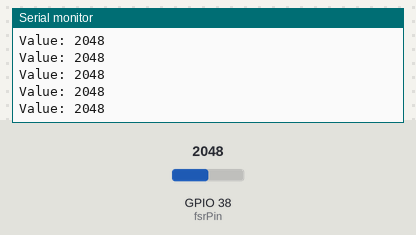
Bench run of a sketch on a simulated ESP32. Parts: the last lines printed to the serial monitor. Inputs (shaded band) come from the test bench; at power-on: GPIO 38 (fsrPin) = 2048. Nothing arrives over Bluetooth unless stated.

Above: at 1.2 s.
1.3 s: GPIO 38 (fsrPin) set to 2866
At 1.8 s:
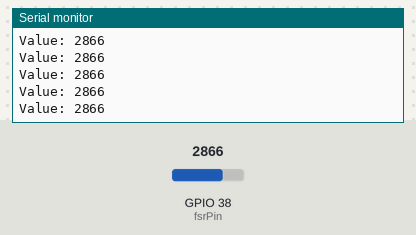
2.8 s: GPIO 38 (fsrPin) set to 3040
At 3.5 s:
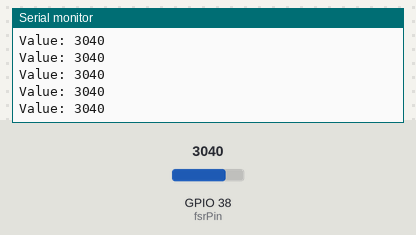
Timing chart, 0 to 5.8 s (numbered marks = the images above; inputs shaded):
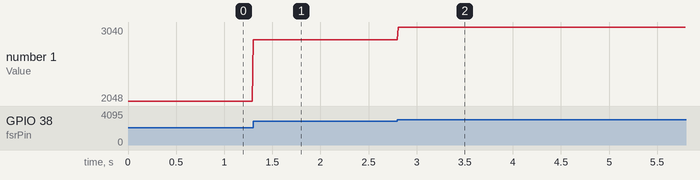

Measured:
- after the input at 1.3 s, the serial monitor: prints a new line at once (image 1)
- after the input at 2.8 s, the serial monitor: prints a new line at once (image 2)
- plotted number 1: 2048 → 2866 after the input at 1.3 s, 2866 → 3040 after the input at 2.8 s

The sketch:

FSR.ino
```cpp
#include <BLEDevice.h>
#include <BLEUtils.h>
#include <BLEServer.h>

// Main code for the pressure sensor FSR project, which reads the pressure and sends BLE signals based on the duration of the press

#define DEVICE_NAME "TALKY_BUDDY!!!"

BLEAdvertising *pAdvertising;
const int fsrPin = A2;
int threshold = 50;
bool isPressing = false;
unsigned long pressStartTime = 0;
uint8_t globalCounter = 0;

// Function to broadcast BLE signal with a specific value
void sendSignal(uint8_t s) {
  globalCounter++;
  if (globalCounter > 250) globalCounter = 1;

  uint8_t msd[4];
  msd[0] = 0xFF;
  msd[1] = 0xFF;
  msd[2] = globalCounter;
  msd[3] = s;

  BLEAdvertisementData advData;
  advData.setFlags(0x06);
  advData.setManufacturerData(String((char*)msd, 4));

  BLEAdvertisementData scanResponse;
  scanResponse.setName(DEVICE_NAME);

  pAdvertising->stop();
  pAdvertising->setAdvertisementData(advData);
  pAdvertising->setScanResponseData(scanResponse);
  pAdvertising->start();

  Serial.print("Sinal: "); Serial.print(s);
  Serial.print(" | ID: "); Serial.println(globalCounter);
}

void setup() {
  Serial.begin(115200);
  pinMode(fsrPin, INPUT);

  BLEDevice::init(DEVICE_NAME);
  pAdvertising = BLEDevice::getAdvertising();

  sendSignal(0);
}

// Loop to read button state and determine signal type based on press duration
void loop() {
  int value = analogRead(fsrPin);
  Serial.print("Value: ");
  Serial.println(value);
  unsigned long currentTime = millis();

  static unsigned long lastSignalTime = 0;
  static int estadoTimeout = 0;

  // Press
  if (value > threshold && !isPressing) {
    isPressing = true;
    pressStartTime = currentTime;
    estadoTimeout = 0; // Getting data
  }

  // Release
  if (value <= threshold && isPressing) {
    isPressing = false;
    unsigned long duration = currentTime - pressStartTime;
    uint8_t signal = 0;

    if (duration >= 200 && duration < 1000) signal = 1; // Dot
    else if (duration >= 1500) signal = 2; // Dash

    if (signal > 0) {
      sendSignal(signal);
      delay(100);
      lastSignalTime = millis();
      estadoTimeout = 1; // Waiting for end of character
    }
  }

  if (!isPressing && estadoTimeout > 0) {
    unsigned long inactivityDuration = currentTime - lastSignalTime;

    if (estadoTimeout == 1) {
      if (currentTime > lastSignalTime && inactivityDuration >= 3000) {
        sendSignal(3); // End of character
        estadoTimeout = 2; // Waiting for end of word
      }
    }

    else if (estadoTimeout == 2) {
      if (currentTime > lastSignalTime && inactivityDuration >= 7000) {
        sendSignal(4); // End of word
        estadoTimeout = 0; // Reading data
      }
    }
  }

  delay(10);
}
```
